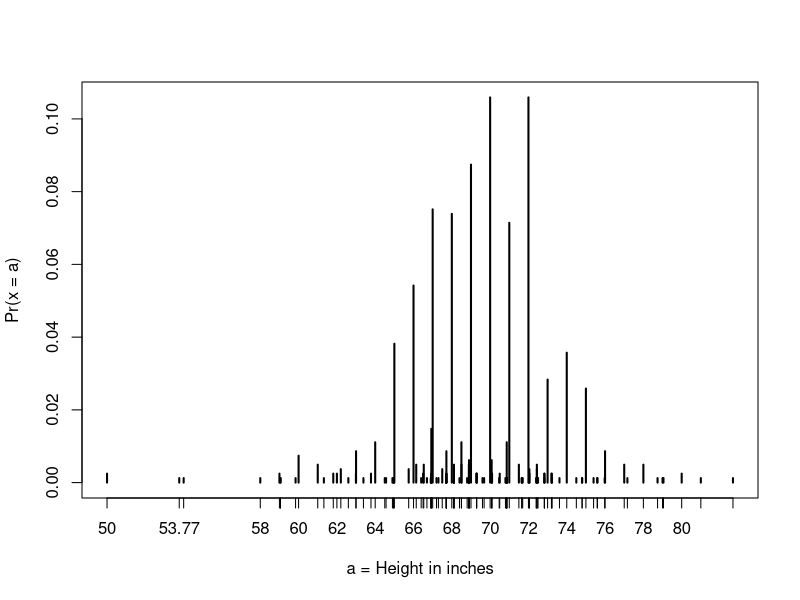
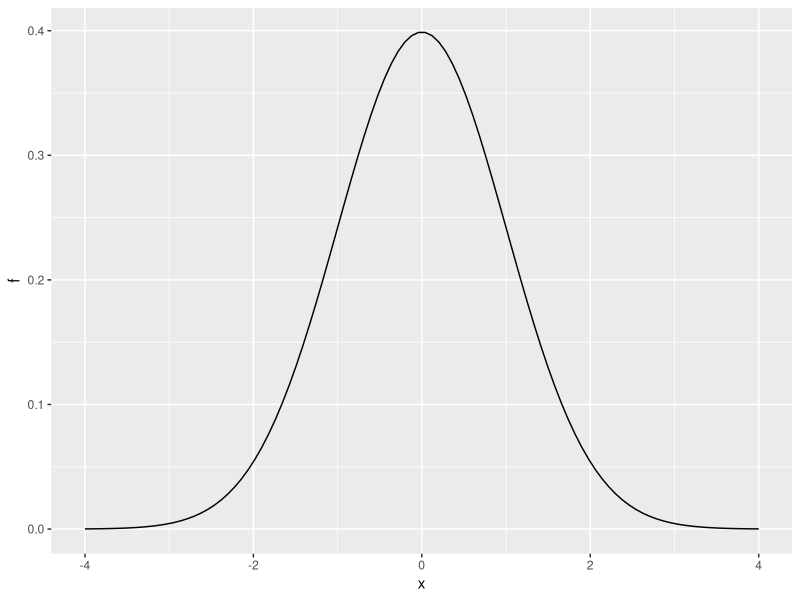
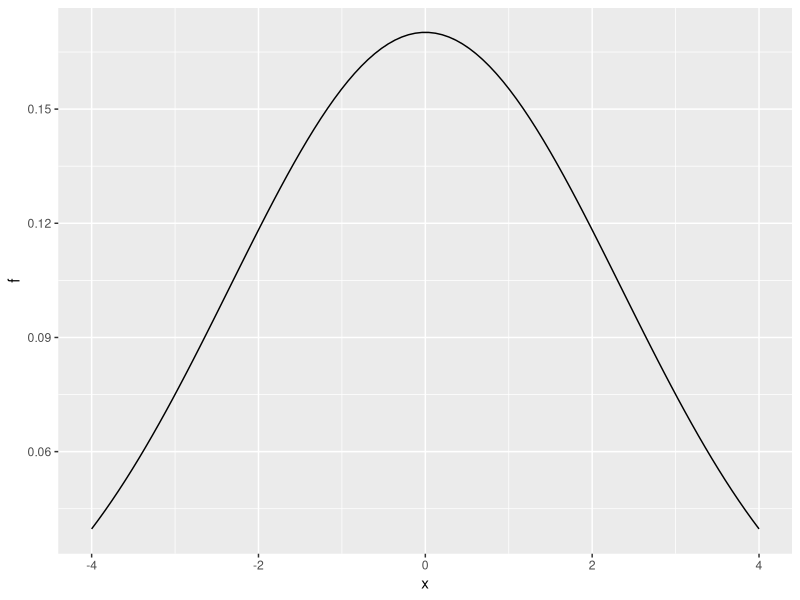
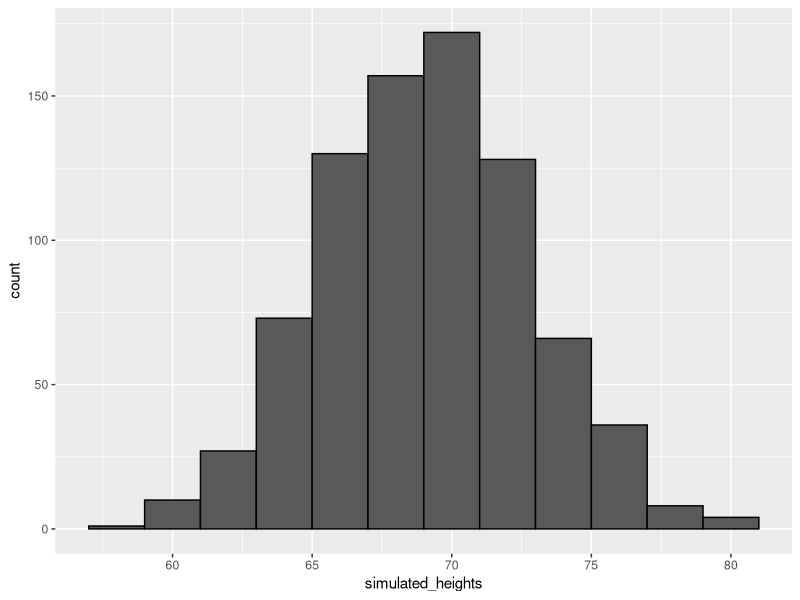
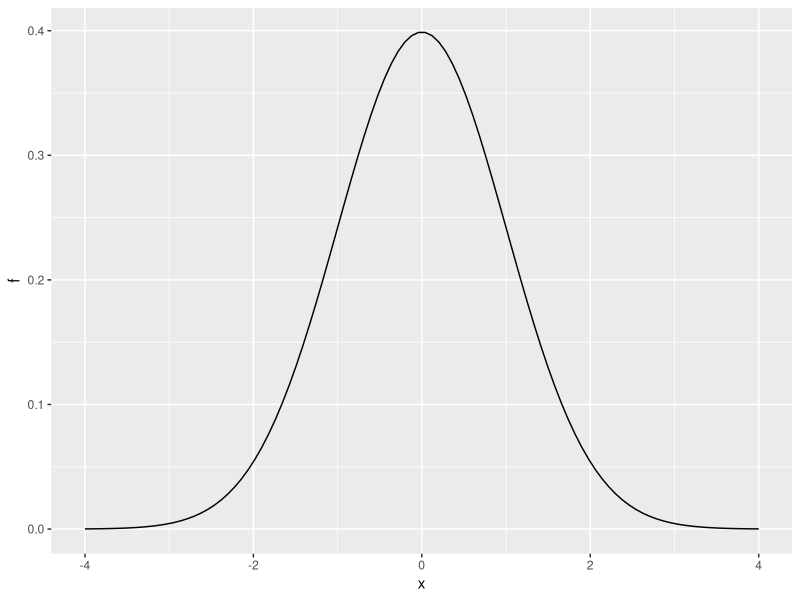

Source code (R) for these figures, in order:
library(tidyverse)
library(dslabs)
x <- heights %>% filter(sex=="Male") %>% pull(height)
F <- function(a)mean(x<=a)
1 - F(70) # probability of male taller than 70 inches

#We can estimate the probability that a male is taller than 70.5 inches using
1 - pnorm(70.5, mean(x), sd(x))

# plot distribution of exact heights in data
plot(prop.table(table(x)), xlab = "a = Height in inches", ylab = "Pr(x = a)")

# probabilities in actual data over length 1 ranges containing an integer
mean(x <= 68.5) - mean(x <= 67.5)
mean(x <= 69.5) - mean(x <= 68.5)
mean(x <= 70.5) - mean(x <= 69.5)

# probabilities in normal approximation match well
pnorm(68.5, mean(x), sd(x)) - pnorm(67.5, mean(x), sd(x))
pnorm(69.5, mean(x), sd(x)) - pnorm(68.5, mean(x), sd(x))
pnorm(70.5, mean(x), sd(x)) - pnorm(69.5, mean(x), sd(x))

# probabilities in actual data over other ranges don't match normal approx as well
mean(x <= 70.9) - mean(x <= 70.1)

pnorm(70.9, mean(x), sd(x)) - pnorm(70.1, mean(x), sd(x))

#Plotting Probability Density

x <- seq(-4,4, length =100 )
x
data.frame(x, f=dnorm(x))%>%
  ggplot(aes(x,f))+
  geom_line()
#with Mean and Standard Deviation
data.frame(x, f=dnorm(x,mean(x),sd(x)))%>%
  ggplot(aes(x,f))+
  geom_line()

#Generating normally distributed random numbers

x<- heights %>% filter(sex=="Male")%>% pull(height)

# generate simulated height data using normal distribution - both datasets should have n observations
n <- length(x)
avg <- mean(x)
s <- sd(x)

simulated_heights <- rnorm(n,avg,s)

# plot distribution of simulated_heights
data.frame(simulated_heights = simulated_heights)%>%
  ggplot(aes(simulated_heights))+
  geom_histogram(color="black",binwidth = 2)

#Monte Carlo simulation of tallest person over 7 feet
B <- 10000

tallest <- replicate(B, {
  simulated_data <- rnorm(800,avg,s)# generate 800 normally distributed random heights
  max(simulated_data)# determine the tallest height
})
mean(tallest>=7*12)


#Plotting the normal distribution with dnorm

x <- seq(-4,4, length.out = 100)

data.frame(x, f=dnorm(x)) %>%
             ggplot(aes(x,f))+
             geom_line()
